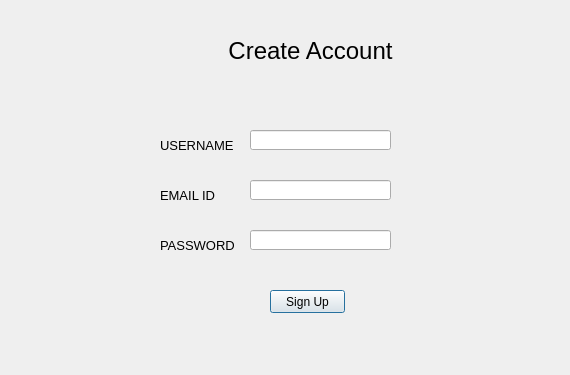
<?xml version="1.0" encoding="UTF-8"?>
<ui version="4.0">
 <class>Dialog</class>
 <widget class="QDialog" name="Dialog">
  <property name="geometry">
   <rect>
    <x>0</x>
    <y>0</y>
    <width>570</width>
    <height>375</height>
   </rect>
  </property>
  <property name="windowTitle">
   <string>Dialog</string>
  </property>
  <widget class="QLabel" name="label">
   <property name="geometry">
    <rect>
     <x>160</x>
     <y>130</y>
     <width>81</width>
     <height>31</height>
    </rect>
   </property>
   <property name="font">
    <font>
     <pointsize>10</pointsize>
    </font>
   </property>
   <property name="text">
    <string>USERNAME</string>
   </property>
  </widget>
  <widget class="QLabel" name="label_2">
   <property name="geometry">
    <rect>
     <x>160</x>
     <y>230</y>
     <width>81</width>
     <height>31</height>
    </rect>
   </property>
   <property name="font">
    <font>
     <pointsize>10</pointsize>
    </font>
   </property>
   <property name="text">
    <string>PASSWORD</string>
   </property>
  </widget>
  <widget class="QLabel" name="label_3">
   <property name="geometry">
    <rect>
     <x>160</x>
     <y>180</y>
     <width>81</width>
     <height>31</height>
    </rect>
   </property>
   <property name="font">
    <font>
     <pointsize>10</pointsize>
    </font>
   </property>
   <property name="text">
    <string>EMAIL ID</string>
   </property>
  </widget>
  <widget class="QLineEdit" name="uname_lineEdit">
   <property name="geometry">
    <rect>
     <x>250</x>
     <y>130</y>
     <width>141</width>
     <height>20</height>
    </rect>
   </property>
  </widget>
  <widget class="QLineEdit" name="email_lineEdit">
   <property name="geometry">
    <rect>
     <x>250</x>
     <y>180</y>
     <width>141</width>
     <height>20</height>
    </rect>
   </property>
  </widget>
  <widget class="QLineEdit" name="password_lineEdit">
   <property name="geometry">
    <rect>
     <x>250</x>
     <y>230</y>
     <width>141</width>
     <height>20</height>
    </rect>
   </property>
  </widget>
  <widget class="QPushButton" name="signup_btn">
   <property name="geometry">
    <rect>
     <x>270</x>
     <y>290</y>
     <width>75</width>
     <height>23</height>
    </rect>
   </property>
   <property name="text">
    <string>Sign Up</string>
   </property>
  </widget>
  <widget class="QLabel" name="label_4">
   <property name="geometry">
    <rect>
     <x>150</x>
     <y>10</y>
     <width>321</width>
     <height>81</height>
    </rect>
   </property>
   <property name="font">
    <font>
     <pointsize>18</pointsize>
    </font>
   </property>
   <property name="text">
    <string>Create Account</string>
   </property>
   <property name="alignment">
    <set>Qt::AlignCenter</set>
   </property>
  </widget>
 </widget>
 <resources/>
 <connections/>
</ui>
